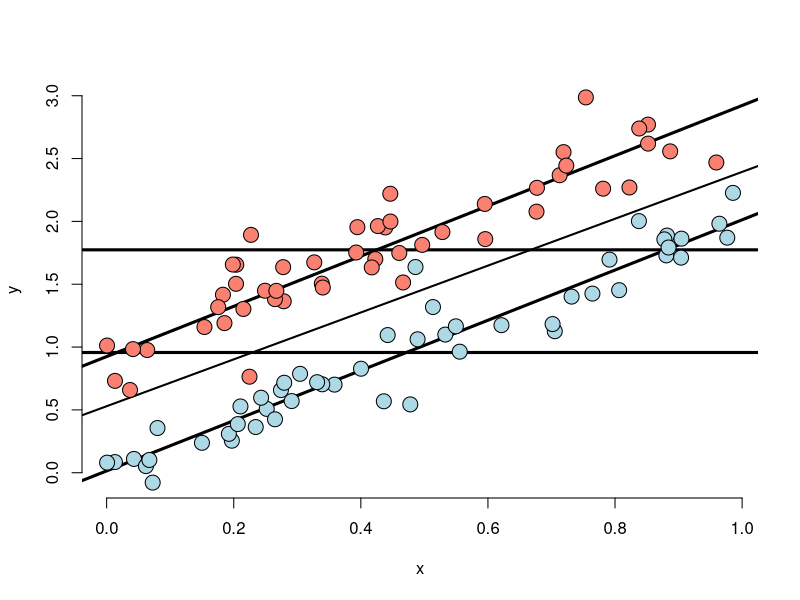
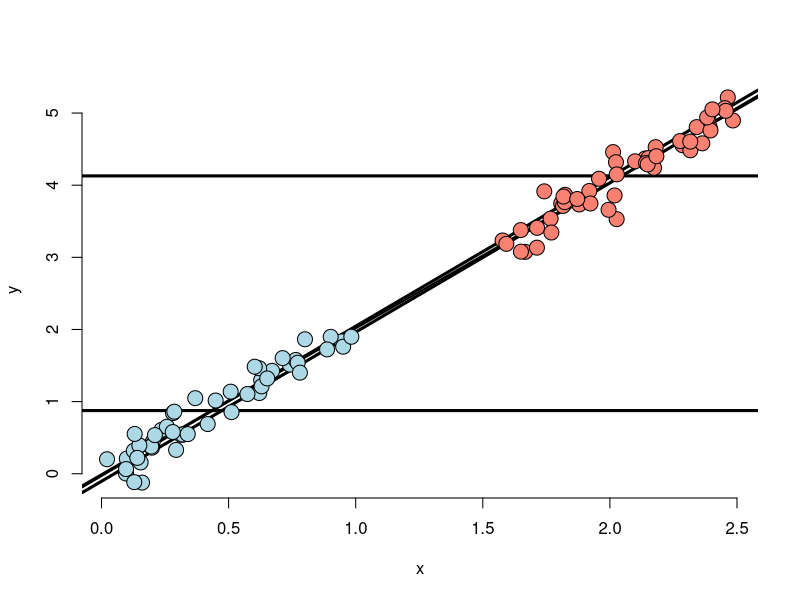
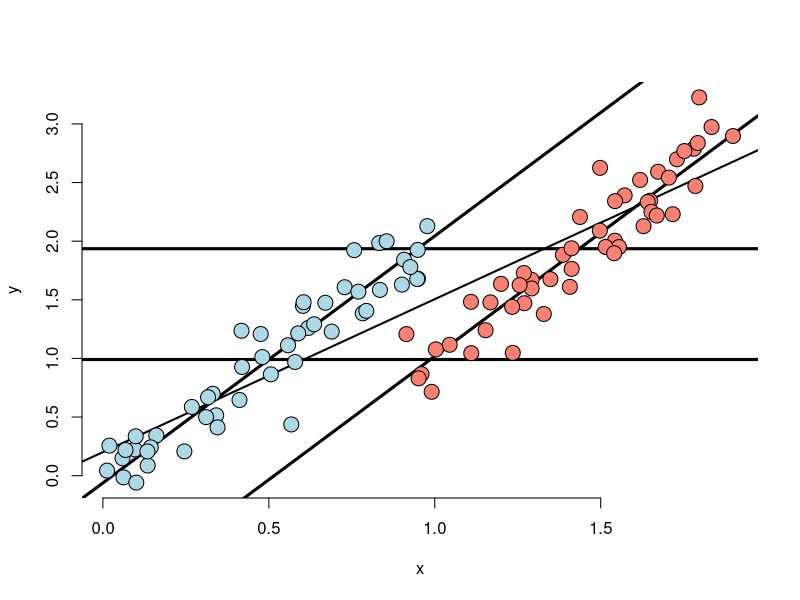
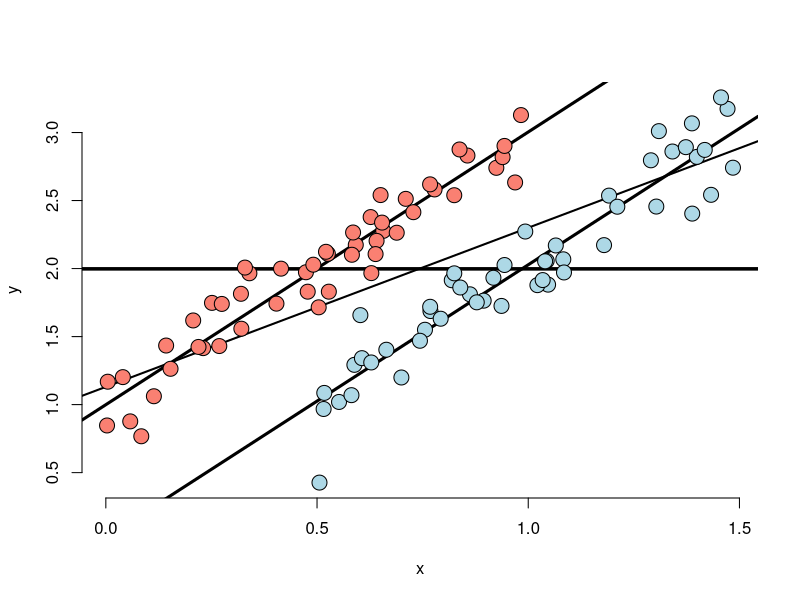
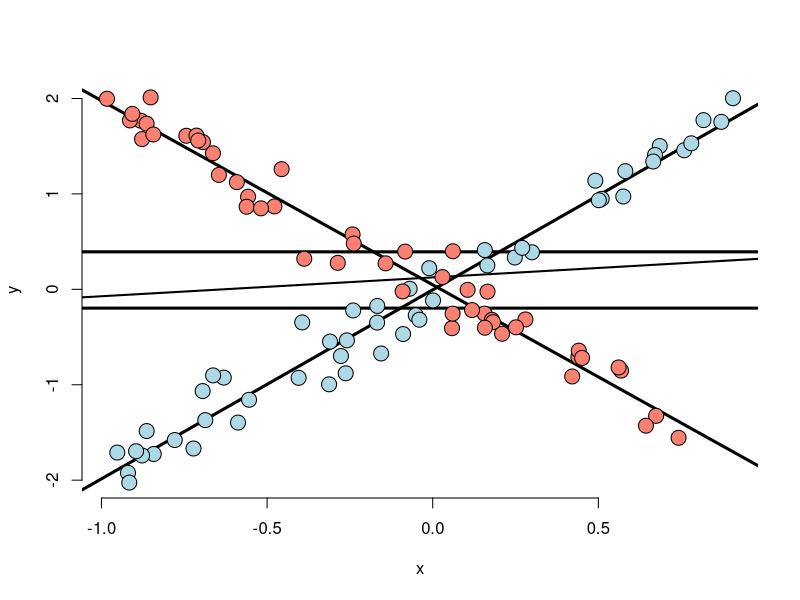
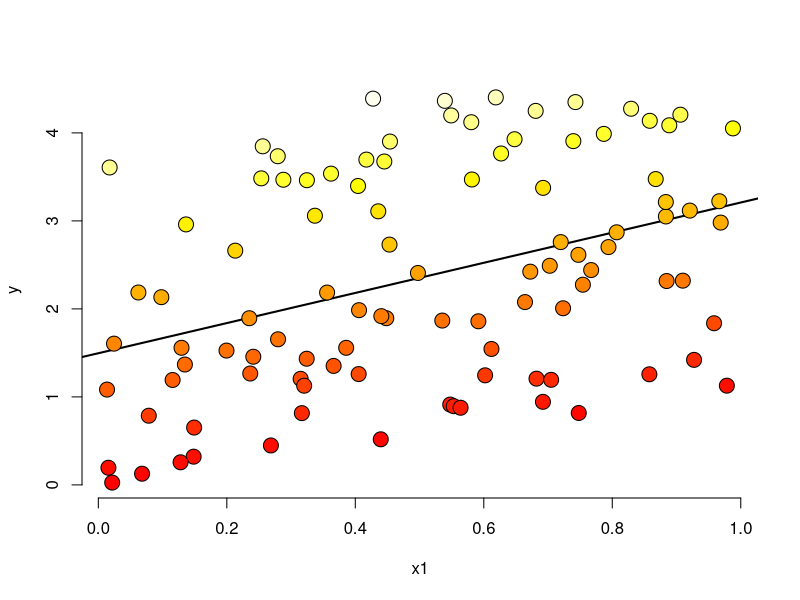
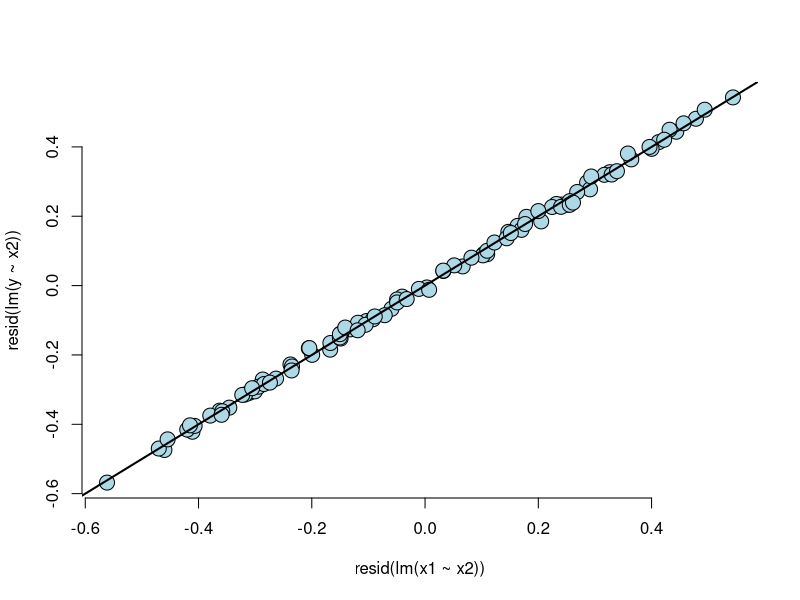

The R source for these figures, in order:
## ---- chunk 1
# Must explicitly include knitr or the chunks will fail, at least in Linux
library(knitr)
# make this an external chunk that can be included in any file
options(width = 100)
opts_chunk$set(message = F, error = F, warning = F, comment = NA, fig.align = 'center', dpi = 100, tidy = F, cache.path = '.cache/', fig.path = 'fig/')

options(xtable.type = 'html')
knit_hooks$set(inline = function(x) {
  if(is.numeric(x)) {
    round(x, getOption('digits'))
  } else {
    paste(as.character(x), collapse = ', ')
  }
})
knit_hooks$set(plot = knitr:::hook_plot_html)
runif(1)
## ---- chunk 2
n <- 100; t <- rep(c(0, 1), c(n/2, n/2)); x <- c(runif(n/2), runif(n/2)); 
beta0 <- 0; beta1 <- 2; tau <- 1; sigma <- .2
y <- beta0 + x * beta1 + t * tau + rnorm(n, sd = sigma)
plot(x, y, type = "n", frame = FALSE)
abline(lm(y ~ x), lwd = 2)
abline(h = mean(y[1 : (n/2)]), lwd = 3)
abline(h = mean(y[(n/2 + 1) : n]), lwd = 3)
fit <- lm(y ~ x + t)
abline(coef(fit)[1], coef(fit)[2], lwd = 3)
abline(coef(fit)[1] + coef(fit)[3], coef(fit)[2], lwd = 3)
points(x[1 : (n/2)], y[1 : (n/2)], pch = 21, col = "black", bg = "lightblue", cex = 2)
points(x[(n/2 + 1) : n], y[(n/2 + 1) : n], pch = 21, col = "black", bg = "salmon", cex = 2)
## ---- chunk 3
n <- 100; t <- rep(c(0, 1), c(n/2, n/2)); x <- c(runif(n/2), 1.5 + runif(n/2)); 
beta0 <- 0; beta1 <- 2; tau <- 0; sigma <- .2
y <- beta0 + x * beta1 + t * tau + rnorm(n, sd = sigma)
plot(x, y, type = "n", frame = FALSE)
abline(lm(y ~ x), lwd = 2)
abline(h = mean(y[1 : (n/2)]), lwd = 3)
abline(h = mean(y[(n/2 + 1) : n]), lwd = 3)
fit <- lm(y ~ x + t)
abline(coef(fit)[1], coef(fit)[2], lwd = 3)
abline(coef(fit)[1] + coef(fit)[3], coef(fit)[2], lwd = 3)
points(x[1 : (n/2)], y[1 : (n/2)], pch = 21, col = "black", bg = "lightblue", cex = 2)
points(x[(n/2 + 1) : n], y[(n/2 + 1) : n], pch = 21, col = "black", bg = "salmon", cex = 2)
## ---- chunk 4
n <- 100; t <- rep(c(0, 1), c(n/2, n/2)); x <- c(runif(n/2), .9 + runif(n/2)); 
beta0 <- 0; beta1 <- 2; tau <- -1; sigma <- .2
y <- beta0 + x * beta1 + t * tau + rnorm(n, sd = sigma)
plot(x, y, type = "n", frame = FALSE)
abline(lm(y ~ x), lwd = 2)
abline(h = mean(y[1 : (n/2)]), lwd = 3)
abline(h = mean(y[(n/2 + 1) : n]), lwd = 3)
fit <- lm(y ~ x + t)
abline(coef(fit)[1], coef(fit)[2], lwd = 3)
abline(coef(fit)[1] + coef(fit)[3], coef(fit)[2], lwd = 3)
points(x[1 : (n/2)], y[1 : (n/2)], pch = 21, col = "black", bg = "lightblue", cex = 2)
points(x[(n/2 + 1) : n], y[(n/2 + 1) : n], pch = 21, col = "black", bg = "salmon", cex = 2)
## ---- chunk 5
n <- 100; t <- rep(c(0, 1), c(n/2, n/2)); x <- c(.5 + runif(n/2), runif(n/2)); 
beta0 <- 0; beta1 <- 2; tau <- 1; sigma <- .2
y <- beta0 + x * beta1 + t * tau + rnorm(n, sd = sigma)
plot(x, y, type = "n", frame = FALSE)
abline(lm(y ~ x), lwd = 2)
abline(h = mean(y[1 : (n/2)]), lwd = 3)
abline(h = mean(y[(n/2 + 1) : n]), lwd = 3)
fit <- lm(y ~ x + t)
abline(coef(fit)[1], coef(fit)[2], lwd = 3)
abline(coef(fit)[1] + coef(fit)[3], coef(fit)[2], lwd = 3)
points(x[1 : (n/2)], y[1 : (n/2)], pch = 21, col = "black", bg = "lightblue", cex = 2)
points(x[(n/2 + 1) : n], y[(n/2 + 1) : n], pch = 21, col = "black", bg = "salmon", cex = 2)
## ---- chunk 6
n <- 100; t <- rep(c(0, 1), c(n/2, n/2)); x <- c(runif(n/2, -1, 1), runif(n/2, -1, 1)); 
beta0 <- 0; beta1 <- 2; tau <- 0; tau1 <- -4; sigma <- .2
y <- beta0 + x * beta1 + t * tau + t * x * tau1 + rnorm(n, sd = sigma)
plot(x, y, type = "n", frame = FALSE)
abline(lm(y ~ x), lwd = 2)
abline(h = mean(y[1 : (n/2)]), lwd = 3)
abline(h = mean(y[(n/2 + 1) : n]), lwd = 3)
fit <- lm(y ~ x + t + I(x * t))
abline(coef(fit)[1], coef(fit)[2], lwd = 3)
abline(coef(fit)[1] + coef(fit)[3], coef(fit)[2] + coef(fit)[4], lwd = 3)
points(x[1 : (n/2)], y[1 : (n/2)], pch = 21, col = "black", bg = "lightblue", cex = 2)
points(x[(n/2 + 1) : n], y[(n/2 + 1) : n], pch = 21, col = "black", bg = "salmon", cex = 2)
## ---- chunk 7
p <- 1
n <- 100; x2 <- runif(n); x1 <- p * runif(n) - (1 - p) * x2 
beta0 <- 0; beta1 <- 1; tau <- 4 ; sigma <- .01
y <- beta0 + x1 * beta1 + tau * x2 + rnorm(n, sd = sigma)
plot(x1, y, type = "n", frame = FALSE)
abline(lm(y ~ x1), lwd = 2)
co.pal <- heat.colors(n)
points(x1, y, pch = 21, col = "black", bg = co.pal[round((n - 1) * x2 + 1)], cex = 2)
## ---- chunk 8
plot(resid(lm(x1 ~ x2)), resid(lm(y ~ x2)), frame = FALSE, col = "black", bg = "lightblue", pch = 21, cex = 2)
abline(lm(I(resid(lm(x1 ~ x2))) ~ I(resid(lm(y ~ x2)))), lwd = 2)
